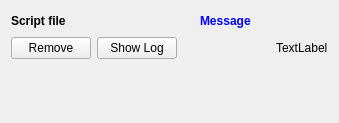
<?xml version="1.0" encoding="UTF-8"?>
<ui version="4.0">
 <class>AwScriptWidgetUi</class>
 <widget class="QWidget" name="AwScriptWidgetUi">
  <property name="geometry">
   <rect>
    <x>0</x>
    <y>0</y>
    <width>339</width>
    <height>123</height>
   </rect>
  </property>
  <property name="windowTitle">
   <string>Script</string>
  </property>
  <layout class="QGridLayout" name="gridLayout">
   <item row="0" column="0">
    <layout class="QVBoxLayout" name="verticalLayout">
     <item>
      <layout class="QHBoxLayout" name="horizontalLayout_2">
       <item>
        <widget class="QLabel" name="labelName">
         <property name="sizePolicy">
          <sizepolicy hsizetype="Preferred" vsizetype="Preferred">
           <horstretch>0</horstretch>
           <verstretch>0</verstretch>
          </sizepolicy>
         </property>
         <property name="minimumSize">
          <size>
           <width>0</width>
           <height>20</height>
          </size>
         </property>
         <property name="styleSheet">
          <string notr="true">font: bold;</string>
         </property>
         <property name="text">
          <string>Script file</string>
         </property>
        </widget>
       </item>
       <item>
        <spacer name="horizontalSpacer">
         <property name="orientation">
          <enum>Qt::Horizontal</enum>
         </property>
         <property name="sizeHint" stdset="0">
          <size>
           <width>40</width>
           <height>20</height>
          </size>
         </property>
        </spacer>
       </item>
       <item>
        <widget class="QLabel" name="labelMessage">
         <property name="sizePolicy">
          <sizepolicy hsizetype="Expanding" vsizetype="Preferred">
           <horstretch>0</horstretch>
           <verstretch>0</verstretch>
          </sizepolicy>
         </property>
         <property name="minimumSize">
          <size>
           <width>0</width>
           <height>20</height>
          </size>
         </property>
         <property name="styleSheet">
          <string notr="true">font: bold;
color: blue;</string>
         </property>
         <property name="text">
          <string>Message</string>
         </property>
        </widget>
       </item>
      </layout>
     </item>
     <item>
      <layout class="QHBoxLayout" name="horizontalLayout">
       <item>
        <widget class="QPushButton" name="buttonRemove">
         <property name="sizePolicy">
          <sizepolicy hsizetype="Preferred" vsizetype="Preferred">
           <horstretch>0</horstretch>
           <verstretch>0</verstretch>
          </sizepolicy>
         </property>
         <property name="minimumSize">
          <size>
           <width>0</width>
           <height>20</height>
          </size>
         </property>
         <property name="text">
          <string>Remove</string>
         </property>
        </widget>
       </item>
       <item>
        <widget class="QPushButton" name="buttonShowLog">
         <property name="sizePolicy">
          <sizepolicy hsizetype="Preferred" vsizetype="Preferred">
           <horstretch>0</horstretch>
           <verstretch>0</verstretch>
          </sizepolicy>
         </property>
         <property name="minimumSize">
          <size>
           <width>0</width>
           <height>20</height>
          </size>
         </property>
         <property name="text">
          <string>Show Log</string>
         </property>
        </widget>
       </item>
       <item>
        <spacer name="horizontalSpacer_2">
         <property name="orientation">
          <enum>Qt::Horizontal</enum>
         </property>
         <property name="sizeHint" stdset="0">
          <size>
           <width>40</width>
           <height>20</height>
          </size>
         </property>
        </spacer>
       </item>
       <item>
        <widget class="QLabel" name="labelTime">
         <property name="sizePolicy">
          <sizepolicy hsizetype="Preferred" vsizetype="Preferred">
           <horstretch>0</horstretch>
           <verstretch>0</verstretch>
          </sizepolicy>
         </property>
         <property name="minimumSize">
          <size>
           <width>0</width>
           <height>20</height>
          </size>
         </property>
         <property name="text">
          <string>TextLabel</string>
         </property>
        </widget>
       </item>
      </layout>
     </item>
    </layout>
   </item>
   <item row="1" column="0">
    <spacer name="verticalSpacer">
     <property name="orientation">
      <enum>Qt::Vertical</enum>
     </property>
     <property name="sizeHint" stdset="0">
      <size>
       <width>20</width>
       <height>13</height>
      </size>
     </property>
    </spacer>
   </item>
  </layout>
 </widget>
 <layoutdefault spacing="6" margin="11"/>
 <resources/>
 <connections/>
</ui>
